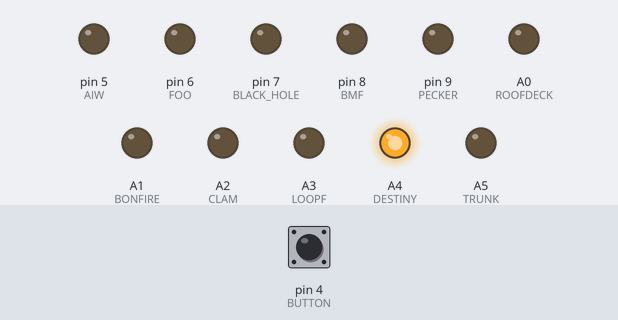
A sketch run on a simulated Arduino Uno, built with avr-gcc and run on an emulated ATmega328P. On the bench: output pins drawn as LEDs (lit = HIGH). The inputs (shaded band) are chosen by the test bench; at power-on: pin 4 (BUTTON) HIGH. No radio packets arrive unless stated; pins used as bus, display or sensor lines are not drawn.

Above: at 0.2 s.
Timing chart, 0 to 1.7 s (numbered marks = the images above):
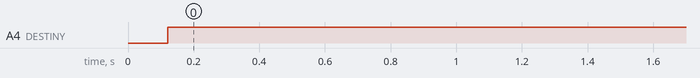

Measured:
- by itself, A4 (DESTINY): LOW → HIGH at 0.12 s

The sketch:

floor_box.ino
```cpp
// Arduino9x_RX
// -*- mode: C++ -*-
// Example sketch showing how to create a simple messaging client (receiver)
// with the RH_RF95 class. RH_RF95 class does not provide for addressing or
// reliability, so you should only use RH_RF95 if you do not need the higher
// level messaging abilities.
// It is designed to work with the other example Arduino9x_TX

#include <SPI.h>
#include <RH_RF95.h>

#define RFM95_CS 10
#define RFM95_RST 2
#define RFM95_INT 3

#define BUTTON 4

const int TRUNK = A5;
const int DESTINY = A4;
const int LOOPF = A3;
const int CLAM = A2;
const int BONFIRE = A1;
const int ROOFDECK = A0;

const int AIW = 5;
const int FOO = 6;
const int BLACK_HOLE = 7;
const int BMF = 8;
const int PECKER = 9;

// Change to 434.0 or other frequency, must match RX's freq!
#define RF95_FREQ 915.0

// Singleton instance of the radio driver
RH_RF95 rf95(RFM95_CS, RFM95_INT);

void writeLights(int lights) {
  digitalWrite(ROOFDECK, (lights & 1024) != 0 ? HIGH : LOW);
  digitalWrite(PECKER, (lights & 512) != 0 ? HIGH : LOW);
  digitalWrite(BMF, (lights & 256) != 0 ? HIGH : LOW);
  digitalWrite(BLACK_HOLE, (lights & 128) != 0 ? HIGH : LOW);
  digitalWrite(FOO, (lights & 64) != 0 ? HIGH : LOW);
  digitalWrite(AIW, (lights & 32) != 0 ? HIGH : LOW);
  digitalWrite(BONFIRE, (lights & 16) != 0 ? HIGH : LOW);
  digitalWrite(CLAM, (lights & 8) != 0 ? HIGH : LOW);
  digitalWrite(LOOPF, (lights & 4) != 0 ? HIGH : LOW);
  digitalWrite(DESTINY, (lights & 2) != 0 ? HIGH : LOW);
  digitalWrite(TRUNK, (lights & 1) != 0 ? HIGH : LOW);
}


int lastReading = LOW;


bool buttonPressed() {
  int reading = digitalRead(BUTTON);
  bool pressed = lastReading == LOW && reading == HIGH;
  lastReading = reading;
  return pressed;
}


int FLOOR_STATES = 0;
int OWN_PLACE_VALUE = 1 << 1;
uint8_t OWN_LED_STATE = 0;


//void updateState(int update) {
//  Serial.println("old:");
//  Serial.println(FLOOR_STATES);
//  FLOOR_STATES = update ^ (OWN_LED_STATE != 0 ? OWN_PLACE_VALUE : 0);
//  Serial.println("new:");
//  Serial.println(FLOOR_STATES);
//}


void setup()
{
  pinMode(BUTTON, INPUT_PULLUP);
  pinMode(TRUNK, OUTPUT);
  pinMode(DESTINY, OUTPUT);
  pinMode(LOOPF, OUTPUT);
  pinMode(CLAM, OUTPUT);
  pinMode(BONFIRE, OUTPUT);
  pinMode(AIW, OUTPUT);
  pinMode(FOO, OUTPUT);
  pinMode(BLACK_HOLE, OUTPUT);
  pinMode(BMF, OUTPUT);
  pinMode(PECKER, OUTPUT);
  pinMode(ROOFDECK, OUTPUT);

  pinMode(RFM95_RST, OUTPUT);
  digitalWrite(RFM95_RST, HIGH);

  //while (!Serial);
  //Serial.begin(9600);
  delay(100);

  Serial.println("Arduino LoRa RX Test!");

  // manual reset
  digitalWrite(RFM95_RST, LOW);
  delay(10);
  digitalWrite(RFM95_RST, HIGH);
  delay(10);

  while (!rf95.init()) {
    Serial.println("LoRa radio init failed");
    while (1);
  }
  //Serial.println("LoRa radio init OK!");

  // Defaults after init are 434.0MHz, modulation GFSK_Rb250Fd250, +13dbM
  if (!rf95.setFrequency(RF95_FREQ)) {
    //Serial.println("setFrequency failed");
    while (1);
  }
  //Serial.print("Set Freq to: "); Serial.println(RF95_FREQ);

  // Defaults after init are 434.0MHz, 13dBm, Bw = 125 kHz, Cr = 4/5, Sf = 128chips/symbol, CRC on

  // The default transmitter power is 13dBm, using PA_BOOST.
  // If you are using RFM95/96/97/98 modules which uses the PA_BOOST transmitter pin, then
  // you can set transmitter powers from 5 to 23 dBm:
  rf95.setTxPower(23, false);
}

void loop()
{
  // toggle state if button press detected
  if (buttonPressed()) {
    FLOOR_STATES ^= OWN_PLACE_VALUE;
  }

  if (rf95.available())
  {
    // Should be a message for us now
    uint8_t buf[RH_RF95_MAX_MESSAGE_LEN];
    uint8_t len = sizeof(buf);

    if (rf95.recv(buf, &len))
    {
      int recvId = (buf[0] << 8) + buf[1];
      int recvStates = (buf[2] << 8) + buf[3];

      RH_RF95::printBuffer("Received: ", buf, len);
      //Serial.print("Got ID: ");
      //Serial.println(recvId);
      //Serial.print("Got states: ");
      //Serial.println(recvStates);
      //Serial.print("RSSI: ");
      //Serial.println(rf95.lastRssi(), DEC);

      if (recvId == OWN_PLACE_VALUE) {
        // FLOOR_STATES |= recvStates;
        FLOOR_STATES = (FLOOR_STATES & OWN_PLACE_VALUE) | (recvStates & ~OWN_PLACE_VALUE);
        // Send a reply
        uint8_t data[] = { (OWN_PLACE_VALUE & 0xFF00) >> 8, OWN_PLACE_VALUE & 0xFF, (FLOOR_STATES & 0xFF00) >> 8, FLOOR_STATES & 0xFF};
        rf95.send(data, sizeof(data));
        rf95.waitPacketSent();
        //Serial.println("Sent a reply");
      }
    }
    else
    {
      //Serial.println("Receive failed");
    }
  }
  writeLights(FLOOR_STATES);
}
```
